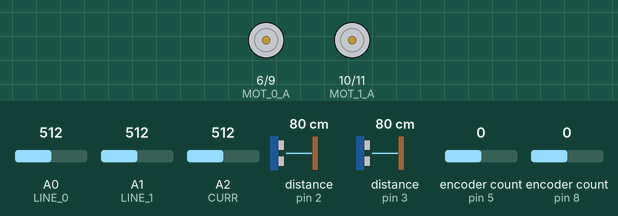
Simulated run of this sketch. Board: Arduino Uno, built with avr-gcc and run on an emulated ATmega328P. Parts: motor-driver pin pairs drawn as motors (green arrow = first pin HIGH = forward, orange = second pin HIGH = backward, longer = more drive). Wiring (inferred from the names in the program): 2 × ultrasonic range finder: trigger pin 2, echo pin 2 / trigger pin 3, echo pin 3. The inputs (shaded band) are chosen by the test bench; at power-on: encoder count (sensors on pin 5, pin 8) 0, A0 (LINE_0) = 512, A1 (LINE_1) = 512, A2 (CURR) = 512, distance to the obstacle (sensors on pin 2, pin 3) 80 cm. What the sketch prints to the serial monitor is not drawn.

Above: at 1.2 s.
1.3 s: encoder count (sensor on pin 5) set to 4
At 1.47 s:
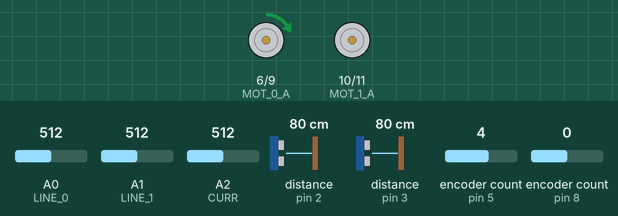
3.4 s: encoder count (sensor on pin 8) set to 1
At 4.7 s:
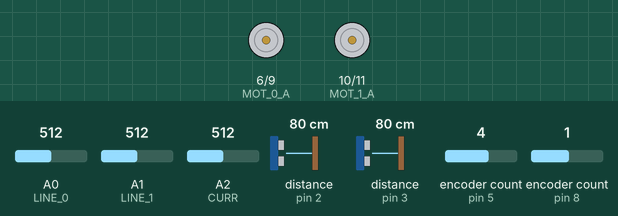
5.0 s: encoder count (sensor on pin 5) set to 3
At 5.7 s:
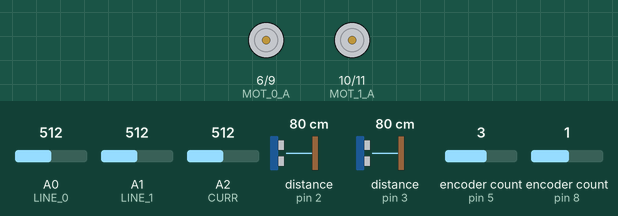
6.7 s: encoder count (sensor on pin 8) set to 0
At 7.6 s:
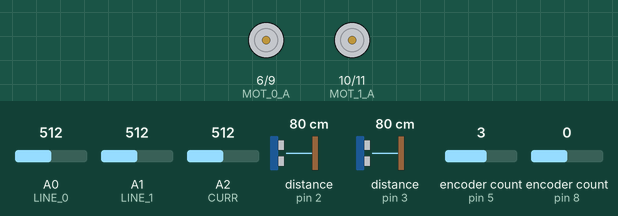
8.4 s: encoder count (sensor on pin 8) set to -1
At 9.6 s:
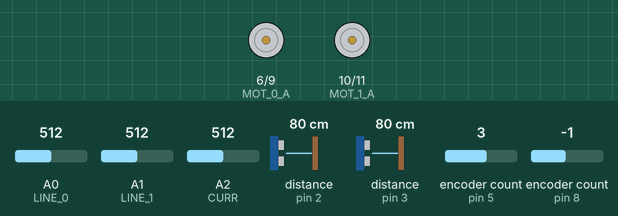
Timing chart, 0 to 11.1 s (numbered marks = the images above; inputs shaded):
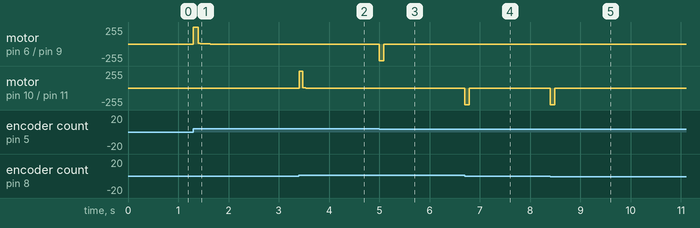

Measured:
- after the input at 1.3 s, motor on pin 6 (MOT_0_A) / pin 9 (MOT_0_B): stopped → forward 254/255 at once, → forward 2/255 0.10 s later, → stopped 0.23 s later
- after the input at 3.4 s, motor on pin 10 (MOT_1_A) / pin 11 (MOT_1_B): stopped → forward 254/255 at once, → stopped 0.07 s later
- after the input at 5.0 s, motor on pin 6 (MOT_0_A) / pin 9 (MOT_0_B): stopped → backward 254/255 at once, → backward 2/255 0.08 s later, → stopped 0.14 s later
- after the input at 6.7 s, motor on pin 10 (MOT_1_A) / pin 11 (MOT_1_B): stopped → backward 254/255 at once, → backward 2/255 0.08 s later, → stopped 0.14 s later
- after the input at 8.4 s, motor on pin 10 (MOT_1_A) / pin 11 (MOT_1_B): stopped → backward 254/255 at once, → backward 2/255 0.09 s later, → stopped 0.15 s later

The sketch:

main.ino
```cpp
#include <Wire.h>
#include <Encoder.h>

#define ARDUINO_BOARD

#ifdef ARDUINO_BOARD
#define US_0 2
#define US_1 3
#define US_2 4
#define EN_0_A 5
#define EN_0_B 7
#define EN_1_A 8
#define EN_1_B 12
#define MOT_0_A 6
#define MOT_0_B 9
#define MOT_1_A 10
#define MOT_1_B 11
#define LINE_0 A0
#define LINE_1 A1
#define CURR A2
#define I2C_SDA
#define I2C_SCL
#endif


#define MOT_IDLE 127
#define SLAVE_ADDRESS 0x50
#define EEPROM_SIZE 21
#define MOTOR_PULSES_PER_ROT 576

enum US_STATE {
  START = 0,
  WAIT = 1,
  DONE = 2,
};

union EncoderU {
  int32_t value = 0;
  uint8_t bytes[4];
};

union LineU {
  uint16_t value = 0;
  uint8_t bytes[2];
};

union CurrentU {
  uint16_t value = 0;
  uint8_t bytes[2];
};


/*
 * Data Space
 *
 * 0 - US_0 dist [cm] (8b)
 * 1 - US_1 dist [cm] (8b)
 * 2 - US_2 dist [cm] (8b)
 * 3 - encoder_A [-] (32b)
 * 4   ...
 * 5   ...
 * 6   ...
 * 7 - encoder_B [1] (32b)
 * 8   ...
 * 9   ...
 * 10  ...
 * 11 - current probe [-] (2b)
 * 12  ...
 * 13 - line_sens_0 [-] (2b)
 * 14  ...
 * 15 - line_sens_1 [-] (2b)
 * 16  ...
 * 17 - req_motor_0_speed [-] (1b) (0 - full back, 127 - stop, 255 - full forward) / 127 - 0m/s, 128 - 0.01m/s, 255 - 1.28m/s, 0 - -1.27m/s
 * 18 - req_motor_1_speed [-] (1b) (0 - full back, 127 - stop, 255 - full forward)
 * 19 - reserver
 */

uint8_t eeprom[EEPROM_SIZE];
uint8_t address = 0;
uint8_t i2c_write_val = 0;

uint8_t us_pins[3] = {US_0, US_1, US_2};
uint8_t us_state = 0;
unsigned long us_start_time = 0;
uint8_t us_index = 0;
const byte us_eeprom_offset = 0;


Encoder enc_0(EN_0_A, EN_0_B);
Encoder enc_1(EN_1_A, EN_1_B);
EncoderU en_0, en_1;

LineU line_0;
LineU line_1;
CurrentU curr;

uint8_t l_motor_pwm = 127;
uint8_t r_motor_pwm = 127;

void setup() {

    Serial.begin (115200);
    while (!Serial) {}

    Wire.begin(SLAVE_ADDRESS);
    Wire.onRequest(requestEvent);
    Wire.onReceive(receiveEvent);
    for (int i = 0; i < EEPROM_SIZE; i++) {
        eeprom[i] = 0;
    }
    eeprom[17] = 127; // motors stop
    eeprom[18] = 127;
    motor_task();

    Serial.print("Start\n");
}


void loop() {
    ultrasound_task();
    encoder_task();
    line_task();
    current_task();
    eeprom_task();
    motor_control_task();
    motor_task();

    // delay(1);
    delayMicroseconds(100);
}

// Tasks

void ultrasound_task() {

  uint8_t i = us_index;

  switch (us_state) {
  case US_STATE::START:

    // Serial.println("S");
    pinMode(us_pins[i], OUTPUT);
    digitalWrite(us_pins[i], LOW);
    delayMicroseconds(2);

    digitalWrite(us_pins[i], HIGH);
    delayMicroseconds(10);

    digitalWrite(us_pins[i], LOW);
    us_start_time = micros();
    pinMode(us_pins[i], INPUT);
    attachInterrupt(digitalPinToInterrupt(us_pins[i]), on_us, CHANGE);
    us_state = US_STATE::WAIT;
    break;

  case US_STATE::WAIT:
    // Serial.println("W");
    if (micros() - us_start_time > 10000) { // timeout (about 1m max dist)
      detachInterrupt(digitalPinToInterrupt(us_pins[i]));
      eeprom[us_eeprom_offset + i] = 255;
      us_state = US_STATE::DONE;
    }
    break;

  case US_STATE::DONE:
    // Serial.println("D");
    us_state = US_STATE::START;
    us_index = (us_index + 1) % 3;
    break;
  }
}

void encoder_task() {
  en_0.value = enc_0.read();
  en_1.value = enc_1.read();
}

void line_task() {
  line_0.value = analogRead(LINE_0);
  line_1.value = analogRead(LINE_1);
}

void current_task() {
  curr.value = analogRead(CURR);
}


void eeprom_task() {
  noInterrupts();

  eeprom[3] = en_0.bytes[3];
  eeprom[4] = en_0.bytes[2];
  eeprom[5] = en_0.bytes[1];
  eeprom[6] = en_0.bytes[0];

  eeprom[7] = en_1.bytes[3];
  eeprom[8] = en_1.bytes[2];
  eeprom[9] = en_1.bytes[1];
  eeprom[10] = en_1.bytes[0];

  eeprom[11] = curr.bytes[1];
  eeprom[12] = curr.bytes[0];

  eeprom[13] = line_0.bytes[1];
  eeprom[14] = line_0.bytes[0];

  eeprom[15] = line_1.bytes[1];
  eeprom[16] = line_1.bytes[0];

  interrupts();
}

void motor_task() {
  if (l_motor_pwm < MOT_IDLE) {
        analogWrite(MOT_0_A, 0);
        analogWrite(MOT_0_B, (MOT_IDLE - l_motor_pwm) * 2);
  } else if (l_motor_pwm == MOT_IDLE) {
      analogWrite(MOT_0_A, 0);
      analogWrite(MOT_0_B, 0);
  } else {
      analogWrite(MOT_0_A, (l_motor_pwm - 127) * 2);
      analogWrite(MOT_0_B, 0);
  }

  if (r_motor_pwm < MOT_IDLE) {
      analogWrite(MOT_1_A, 0);
      analogWrite(MOT_1_B, (MOT_IDLE - r_motor_pwm) * 2);
  } else if (r_motor_pwm == MOT_IDLE) {
      analogWrite(MOT_1_A, 0);
      analogWrite(MOT_1_B, 0);
  } else {
      analogWrite(MOT_1_A, (r_motor_pwm - MOT_IDLE) * 2);
      analogWrite(MOT_1_B, 0);
  }
}

class LowPass {
  public:
    LowPass(float coef) : coef_{coef} {}

    float step (float x) {
      val_ = coef_ * val_ + (1.0 - coef_) * x;
      return val_;
    }

  private:
    float val_ = 0;
    float coef_ = 0.0;
};

class Speeder {
  public:
  float step(int32_t encoder, float dt) {
    if (first_) {
      first_ = false;
      last_encoder_ = encoder;
      return 0.0;
    }
    int32_t enc_diff = ((encoder - last_encoder_));
    last_encoder_ = encoder;
    return -((float)(enc_diff)) / dt / MOTOR_PULSES_PER_ROT * 6.28 * 0.033;
  }
  private:
  bool first_ = true;
  float last_encoder_ = 0;
};

class PID {
  public:
  PID(float p, float i, float d) {
    kp = p;
    ki = i;
    kd = d;
  }

  int8_t step (float speed, float setpoint, float dt) {

    float err = setpoint - speed;

    last_err = err;

    integral += err * dt;
    if (integral * ki > max_output) {
      integral = max_output / ki;
    }
    else if (integral * ki < -max_output) {
      integral = -max_output / ki;
    }

    float deriv = (err - last_err) / dt;
    float output = kp * err + ki * integral + kd * deriv;
    integral *= 0.99;
    return constrain((int)output, -max_output, max_output);
  }
  private:

  float kp = 0.0;
  float ki = 0.0;
  float kd = 0.0;
  float integral = 0.0;
  float last_err = 0.0;
  float max_output = 127;
};

class MotorPipeline {

  static constexpr float KP = 4000.0;
  static constexpr float KI = KP * 0.5f; //1000.0;
  static constexpr float KD = KP * 0.25f; //500.0;

  public:
  MotorPipeline() : pid_{KP, KI, KD}, low_pass_(0.9) {}

  float step(int32_t enc, float setpoint, float dt) {
    float spd = speeder_.step(enc, dt);
    float spd_lp = low_pass_.step(spd);
    // Serial.print(setpoint);
    // Serial.print(", ");
    // Serial.print(spd);
    // Serial.print(", ");
    // Serial.print(spd_lp);
    // Serial.print("\n");
    // printf("%f, %f, %f\n", setpoint, spd, spd_lp);
    float output = pid_.step(spd_lp, setpoint, dt);
    return output;
  }

  private:
  Speeder speeder_;
  LowPass low_pass_;
  PID pid_;
};


MotorPipeline mot_pipeline_l;
MotorPipeline mot_pipeline_r;

void motor_control_task() {

  static unsigned long last_time = millis();
  float setpoint_l = float(eeprom[17] - 127) / 100.0; //0.5 * sin(millis()/1000.0);
  float setpoint_r = float(eeprom[18] - 127) / 100.0;

  unsigned long current_time = millis();
  unsigned long elapsed_time = current_time - last_time;

  if (elapsed_time >= 1) {
    float dt = (float) elapsed_time / 1000.0;

    l_motor_pwm = 127 + mot_pipeline_l.step(en_0.value, -setpoint_l, dt);
    r_motor_pwm = 127 + mot_pipeline_r.step(en_1.value, setpoint_r, dt);
    last_time = current_time;
  }
}


// Interrupts

void on_us() {
  uint8_t i = us_index;
  if(digitalRead(us_pins[i]) == HIGH) {
    us_start_time = micros();
  } else if (digitalRead(us_pins[i]) == LOW) {
    uint8_t distance = (micros() - us_start_time) / 58;
    eeprom[us_eeprom_offset + i] = distance;
    detachInterrupt(digitalPinToInterrupt(us_pins[i]));
      us_state = US_STATE::DONE;
  }
}


uint8_t i2c_val = 0;

void requestEvent() {
    Wire.write(eeprom[address]);
}


void receiveEvent(int bytes) {
    if (bytes == 1) {
        address = Wire.read();
    } else if (bytes == 2) {
        address = Wire.read();
        eeprom[address] = Wire.read();
    }
}
```
